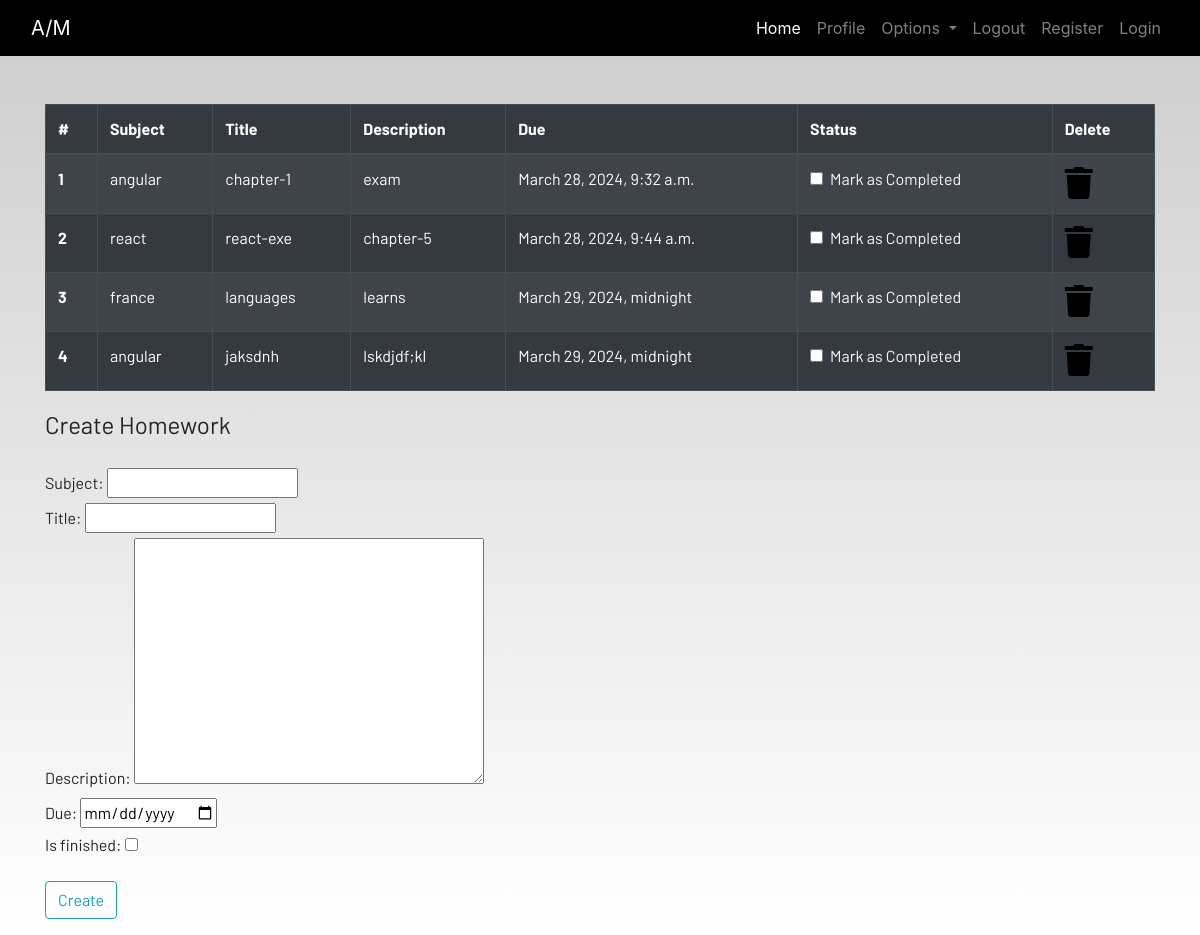
The page /homework (signed in) on the database its author committed.
### dashboard/models.py (models this page shows)
class Homework(models.Model):
    user = models.ForeignKey(User,on_delete=models.CASCADE)
    subject = models.CharField(max_length=50)
    title = models.CharField(max_length=100)
    description=models.TextField()
    due = models.DateTimeField()
    is_finished=models.BooleanField(default=False)

### dashboard/views.py (the view)
# urls.py: path('homework',views.homework,name="homework" ),
def homework(request):
    if request.method == "POST":
         form = HomeworkForm(request.POST)
         if form.is_valid():
            try:
                finished = request.POST['is_finished']
                if finished == 'on':
                    finished = True
                else:
                    finished = False
            except:
                finished = False
            homeworks = Homework(
                user = request.user,
                subject = request.POST['subject'],
                title = request.POST['title'],
                description = request.POST['description'],
                due = request.POST['due'],
                is_finished = finished
            )
            homeworks.save()
            messages.success(request,f'Homework Added from{request.user.username}!!!')
    else:
        form = HomeworkForm()
    homework = Homework.objects.filter(user=request.user)
    if len(homework)==0:
        homework_done = True
    else:
        homework_done = False
    context = {
               'homeworks':homework,
               'homeworks_done':homework_done,
               'form':form,
               }
    return render(request,'dashboard/homework.html',context)

### dashboard/forms.py
class HomeworkForm(forms.ModelForm):
    class Meta:
        model = Homework
        widgets = {'due':DateInput()}
        fields = ['subject','title','description','due','is_finished']

### dashboard/templates/dashboard/homework.html (shortened to what this page needs)
{% extends 'dashboard/base.html' %}
{% load static %}
{% load crispy_forms_tags %}
{% block content %}
<div class="container">
    {% if not homework_done %}
    <table class="table table-striped table-bordered table-hover table-dark">
        <thead>
            <tr>
                <th scope="col">#</th>
                <th scope="col">Subject</th>
                <th scope="col">Title</th>
                <th scope="col">Description</th>
                <th scope="col">Due</th>
                <th scope="col">Status</th>
                <th scope="col">Delete</th>
            </tr>
        </thead>
        <tbody>
            {% for homework in homeworks  %}
            <tr>
                <th scope="row">{{forloop.counter}}</th>
                <td>{{homework.subject}}</td>
                <td>{{homework.title}}</td>
                <td>{{homework.description}}</td>
                <td>{{homework.due}}</td>
                <td>
                    <a href="#">
                        <div class="form-check">
                            {% if homework.is_finished == true %}
                            <input class="form-check-input" type="checkbox" value="" checked>
                            {% else %}
                            <input class="form-check-input" type="checkbox" value="">
                            {% endif %}
                            <label class="form-check-label text-light" for="flexCheckDefault">
                                Mark as Completed
                            </label>
                        </div>
                    </a>
                </td>
                <td><a href="#"><i class="fa fa-trash fa-2x"></i></a></td>
            </tr>
            {% endfor %}
        </tbody>
    </table>
     {% else %}
    <h4>All homeworks are completed!! Create to have more!!</h4>
    {% endif %}
</div>
<div class=" container">
    <form method="POST">
        <fieldset class="form-group">
            <legend class="border-bottom mb-4">Create Homework</legend>
            {{ form }}
        </fieldset>
        <div class="form-group">
            <button href="" class="btn btn-outline-info" type="submit">
                Create
            </button>
        </div>
    </form>
</div>
{% endblock content %}

### dashboard/templates/dashboard/base.html (shortened to what this page needs)
<!DOCTYPE html>
{% load static %}
<html lang="en">
<head>
  <link rel="stylesheet" href="https://stackpath.bootstrapcdn.com/bootstrap/4.3.1/css/bootstrap.min.css"
 />
  <link rel="stylesheet" href="https://use.fontawesome.com/releases/v5.7.2/css/all.css"
 />
  <link rel="stylesheet" href="{% static 'css/main.css' %}" />
</head>
<body>
  <header>
    <nav class="navbar navbar-expand-lg navbar-dark bg-dark">
      <div class="container-fluid">
        <a class="navbar-brand" href="#">A/M</a>
        <div class="collapse navbar-collapse justify-content-end" id="navbarSupportedContent">
          <ul class="navbar-nav mb-2 mb-lg-0">
            <li class="nav-item">
              <a class="nav-link active" aria-current="page" href="#">Home</a>
            </li>
            <li class="nav-item">
              <a class="nav-link" href="#">Profile</a>
            </li>
            <li class="nav-item dropdown">
              <a class="nav-link dropdown-toggle" href="#" id="navbarDropdown" role="button" data-toggle="dropdown"
                aria-haspopup="true" aria-expanded="false">
                Options
              </a>
            </li>
            <li class="nav-item">
              <a class="nav-link" href="#">Logout</a>
            </li>
            <li class="nav-item">
              <a class="nav-link" href="#">Register</a>
            </li>
            <li class="nav-item">
              <a class="nav-link" href="#">Login</a>
            </li>
          </ul>
        </div>
      </div>
    </nav>
  </header>
  <br /><br />
  <main>
    {% block content %}
    {% endblock content %}
  </main>
</body>
</html>

### static/css/main.css (style rules this page uses)
html { scroll-behavior: smooth; height: 100%; width: 100%; }
main { font-family: Barlow, Quicksand, Rubik, sans-serif, serif, 'Times New Roman', Times, serif !important; }
.navbar { background-color: rgb(0, 0, 0) !important; }
a { text-decoration: none !important; color: black; }
html, body { max-width: 100%; overflow-x: hidden; height: 100%; width: 100%; }
body { background: linear-gradient(rgba(0, 0, 0, 0.2), rgba(255, 255, 255, 0.5)); overflow-x: hidden; background-repeat: no-repeat; }
.fa { color: black; }

### rows shown on the page
Homework: subject "angular", title "chapter-1", description "exam", due "March 28, 2024, 9:32 a.m."
Homework: subject "react", title "react-exe", description "chapter-5", due "March 28, 2024, 9:44 a.m."
Homework: subject "france", title "languages", description "learns", due "March 29, 2024, midnight"
Homework: subject "angular", title "jaksdnh", description "lskdjdf;kl", due "March 29, 2024, midnight"
